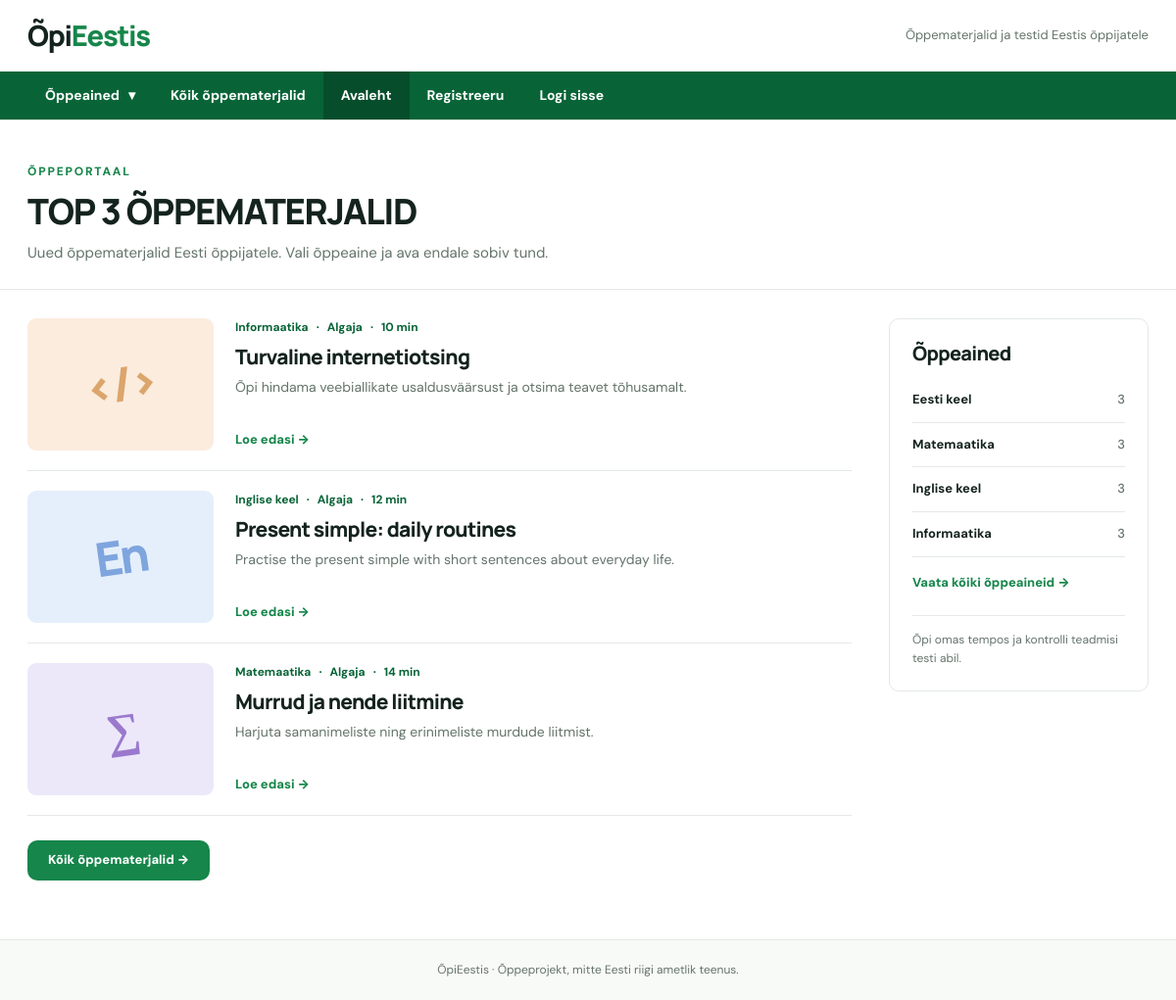
Before: / with the older database file.
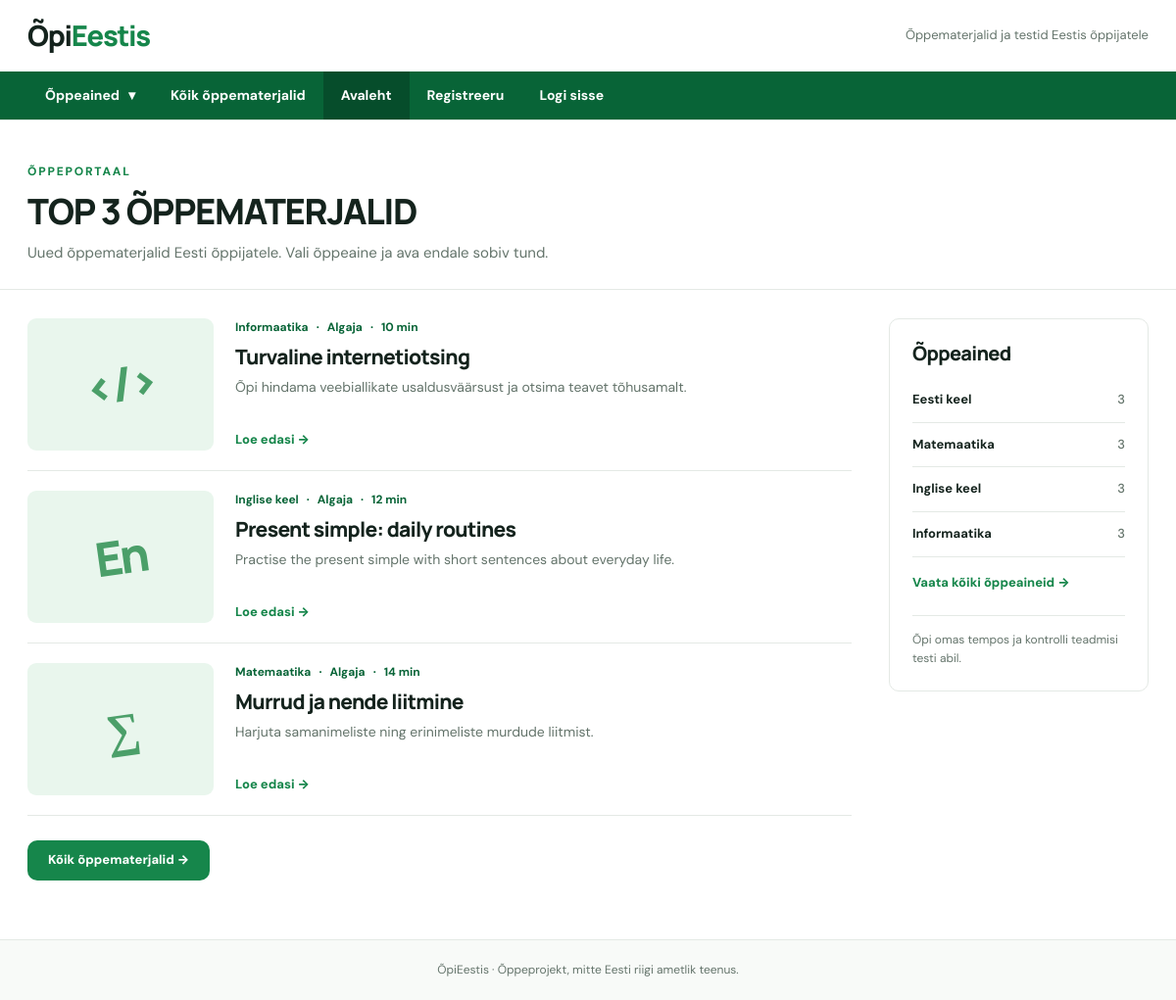
After: the same page with the newer database file.
### tables this page shows
CREATE TABLE IF NOT EXISTS lessons (
 id INT AUTO_INCREMENT PRIMARY KEY,
 subject_id INT NOT NULL,
 author_id INT NULL,
 title VARCHAR(255) NOT NULL,
 summary VARCHAR(320) NOT NULL,
 body TEXT NOT NULL,
 level ENUM('Algaja','Kesktase','Edasijõudnu') NOT NULL DEFAULT 'Algaja',
 duration_min SMALLINT UNSIGNED NOT NULL DEFAULT 10,
 cover_image MEDIUMBLOB NULL,
 cover_mime VARCHAR(30) NULL,
 published TINYINT(1) NOT NULL DEFAULT 1,
 created_at TIMESTAMP NOT NULL DEFAULT CURRENT_TIMESTAMP,
 updated_at TIMESTAMP NOT NULL DEFAULT CURRENT_TIMESTAMP ON UPDATE CURRENT_TIMESTAMP,
 CONSTRAINT fk_lessons_subject FOREIGN KEY (subject_id) REFERENCES subjects(id),
 CONSTRAINT fk_lessons_author FOREIGN KEY (author_id) REFERENCES users(id) ON DELETE SET NULL,
 INDEX idx_lesson_subject (subject_id,published)
);

CREATE TABLE IF NOT EXISTS subjects (
 id INT AUTO_INCREMENT PRIMARY KEY,
 name VARCHAR(90) NOT NULL,
 slug VARCHAR(90) NOT NULL UNIQUE,
 description VARCHAR(255) NOT NULL,
 icon VARCHAR(10) NOT NULL,
 tone ENUM('green','lilac','blue','peach') NOT NULL DEFAULT 'green',
 sort_order INT NOT NULL DEFAULT 0
);

### inc/bootstrap.php (called while the page is built, shortened)
<?php
function url(string $path = ''): string { return (BASE_PATH ?: '') . '/' . ltrim($path, '/'); }
function e($value): string { return htmlspecialchars((string)$value, ENT_QUOTES | ENT_SUBSTITUTE, 'UTF-8'); }
function is_logged_in(): bool { return isset($_SESSION['user_id']); }
function render(string $template, array $data = []): void {
    extract($data, EXTR_SKIP);
    require __DIR__ . '/../view/' . $template . '.php';
    $content = ob_get_clean();
    require __DIR__ . '/../view/layout.php';
}

### controller/Controller.php (called while the page is built, shortened)
<?php
class Controller {
    public static function home(): void { render('home',['subjects'=>Subject::all(),'lessons'=>Lesson::latest(3),'lessonCount'=>Lesson::count(),'title'=>'Õppimine algab siit']); }
}

### index.php (called while the page is built, shortened)
<?php
require __DIR__.'/inc/bootstrap.php';
require __DIR__.'/inc/db.php';
require __DIR__.'/controller/Controller.php';
require __DIR__.'/route/routing.php';

### inc/db.php (called while the page is built, shortened)
<?php
function db(): PDO {
    static $pdo = null;
    if ($pdo === null) {
        $host = getenv('OPI_DB_HOST') ?: '127.0.0.1';
        $name = getenv('OPI_DB_NAME') ?: 'opi_eestis';
        $user = getenv('OPI_DB_USER') ?: 'root';
        $pass = getenv('OPI_DB_PASSWORD') ?: '';
        $pdo = new PDO("mysql:host={$host};dbname={$name};charset=utf8mb4", $user, $pass, [
            PDO::ATTR_ERRMODE => PDO::ERRMODE_EXCEPTION,
            PDO::ATTR_DEFAULT_FETCH_MODE => PDO::FETCH_ASSOC,
            PDO::ATTR_EMULATE_PREPARES => false,
        ]);
    }
    return $pdo;
}

### model/Lesson.php (called while the page is built, shortened)
<?php
class Lesson {
    public static function latest(int $limit=6): array {
        $q=db()->prepare('SELECT '.self::FIELDS.' FROM lessons l JOIN subjects s ON s.id=l.subject_id WHERE l.published=1 ORDER BY l.id DESC LIMIT ?');
        $q->bindValue(1,$limit,PDO::PARAM_INT); $q->execute(); return $q->fetchAll();
    }
}

### model/Subject.php (called while the page is built, shortened)
<?php
class Subject {
    public static function all(): array { return db()->query('SELECT s.*, (SELECT COUNT(*) FROM lessons l WHERE l.subject_id=s.id AND l.published=1) AS lesson_count FROM subjects s ORDER BY s.sort_order,s.id')->fetchAll(); }
}

### view/partials/lesson-card.php (the view)
<article class="lesson-card">
    <a class="card-cover tone-<?= e($lesson['subject_tone']) ?>" href="<?= e(url('lesson?id=' . (int)$lesson['id'])) ?>" aria-label="Ava õppematerjal: <?= e($lesson['title']) ?>">
        <?php if ($lesson['cover_mime']): ?>
            <img src="<?= e(url('image?id=' . (int)$lesson['id'])) ?>" alt="" loading="lazy">
        <?php else: ?>
            <span class="cover-symbol" aria-hidden="true"><?= e($lesson['subject_icon']) ?></span>
        <?php endif; ?>
    </a>
    <div class="card-body">
        <div class="card-meta"><span><?= e($lesson['subject_name']) ?></span><span aria-hidden="true">·</span><span><?= e($lesson['level']) ?></span><span aria-hidden="true">·</span><span><?= (int)$lesson['duration_min'] ?> min</span></div>
        <h3><a href="<?= e(url('lesson?id=' . (int)$lesson['id'])) ?>"><?= e($lesson['title']) ?></a></h3>
        <p><?= e($lesson['summary']) ?></p>
        <a class="text-link" href="<?= e(url('lesson?id=' . (int)$lesson['id'])) ?>">Loe edasi →</a>
    </div>
</article>

### view/home.php
<?php $section = 'home'; ?>
<section class="np-home-heading site-width">
    <p class="np-kicker">ÕPPEPORTAAL</p>
    <h1>TOP 3 ÕPPEMATERJALID</h1>
    <p>Uued õppematerjalid Eesti õppijatele. Vali õppeaine ja ava endale sobiv tund.</p>
</section>
<div class="site-width np-home-layout">
    <section class="np-home-main" aria-label="Viimased õppematerjalid">
        <?php if ($lessons): ?>
            <div class="lesson-grid news-list">
                <?php foreach ($lessons as $lesson): ?>
                    <?php include __DIR__ . '/partials/lesson-card.php'; ?>
                <?php endforeach; ?>
            </div>
        <?php else: ?>
            <p class="empty-state">Õppematerjalid lisatakse peagi.</p>
        <?php endif; ?>
        <a class="btn btn-primary np-more" href="<?= e(url('lessons')) ?>">Kõik õppematerjalid →</a>
    </section>
    <aside class="np-side" aria-label="Õppeained">
        <h2>Õppeained</h2>
        <ul>
            <?php foreach ($subjects as $subject): ?>
                <li><a href="<?= e(url('lessons?subject=' . (int)$subject['id'])) ?>"><?= e($subject['name']) ?><span><?= (int)$subject['lesson_count'] ?></span></a></li>
            <?php endforeach; ?>
        </ul>
        <a class="np-side-all" href="<?= e(url('subjects')) ?>">Vaata kõiki õppeaineid →</a>
        <p class="np-side-note">Õpi omas tempos ja kontrolli teadmisi testi abil.</p>
    </aside>
</div>

### route/routing.php (shortened to what this page needs)
<?php
$path=trim((string)parse_url($_SERVER['REQUEST_URI'] ?? '/', PHP_URL_PATH), '/');
try {
    switch ($path) {
        case '': Controller::home();break;
    }
} catch (PDOException $exception) {
    error_log((string)$exception);
    http_response_code(503);
    render('error',['title'=>'Andmebaasiga ühendamine ei õnnestunud','message'=>'Kontrolli, et MySQL töötab ja oled importinud faili database/opi_eestis.sql.']);
}

### view/layout.php (shortened to what this page needs)
<!doctype html>
<html lang="et">
<head>
    <link rel="stylesheet" href="<?= e(url('assets/style.css')) ?>">
</head>
<body>
<header class="np-header">
    <div class="site-width np-brandbar">
        <a class="np-brand" href="<?= e(url()) ?>">Õpi<span>Eestis</span></a>
        <span class="np-tagline">Õppematerjalid ja testid Eestis õppijatele</span>
    </div>
    <nav class="np-nav" aria-label="Peamenüü">
        <div class="site-width np-nav-inner">
            <ul class="np-menu">
                <li class="np-dropdown">
                    <details>
                        <summary>Õppeained <span aria-hidden="true">▾</span></summary>
                    </details>
                </li>
                <li><a href="<?= e(url('lessons')) ?>" <?= ($section ?? '') === 'lessons' ? 'aria-current="page"' : '' ?>>Kõik õppematerjalid</a></li>
                <li><a href="<?= e(url()) ?>" <?= ($section ?? '') === 'home' ? 'aria-current="page"' : '' ?>>Avaleht</a></li>
                <?php if (!is_logged_in()): ?>
                    <li><a href="<?= e(url('register')) ?>">Registreeru</a></li>
                    <li><a href="<?= e(url('admin/')) ?>">Logi sisse</a></li>
                <?php else: ?>
                    <li><a href="<?= e(url('dashboard')) ?>">Minu õpitee</a></li>
                    <?php if (is_admin()): ?><li><a href="<?= e(url('admin/')) ?>">Halduspaneel</a></li><?php endif; ?>
                <?php endif; ?>
            </ul>
        </div>
    </nav>
</header>
<main id="sisu" class="np-page"><?= $content ?? '' ?></main>
<footer class="np-footer"><div class="site-width">ÕpiEestis · Õppeprojekt, mitte Eesti riigi ametlik teenus.</div></footer>
</body>
</html>

Changed rows visible on the page:
changed subjects "Matemaatika": tone "lilac" → "green" (drawn)
changed subjects "Inglise keel": tone "blue" → "green" (drawn)
changed subjects "Informaatika": tone "peach" → "green" (drawn)
